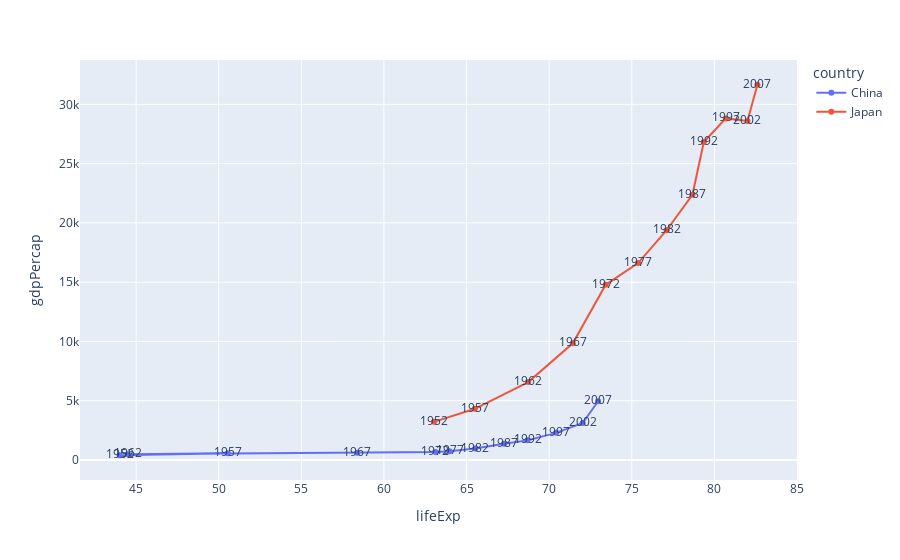

Notebook code for this chart:
### Code cell
fig = px.line(df, x="lifeExp", y="gdpPercap", color="country", text="year")
fig.show()

### Figure 1 — Plotly figure (JSON) as saved in the notebook; plotly's stock layout.template omitted (floating-point values rounded to 4 significant figures)
{"data": [{"hovertemplate": "country=China<br>lifeExp=%{x}<br>gdpPercap=%{y}<br>year=%{text}<extra></extra>", "legendgroup": "China", "line": {"color": "#636efa", "dash": "solid"}, "marker": {"symbol": "circle"}, "mode": "lines+markers+text", "name": "China", "orientation": "v", "showlegend": true, "text": [1952, 1957, 1962, 1967, 1972, 1977, 1982, 1987, 1992, 1997, 2002, 2007], "type": "scatter", "x": [44, 50.55, 44.5, 58.38, 63.12, 63.97, 65.53, 67.27, 68.69, 70.43, 72.03, 72.96], "xaxis": "x", "y": [400.4, 576.0, 487.7, 612.7, 676.9, 741.2, 962.4, 1379.0, 1656.0, 2289.0, 3119.0, 4959.0], "yaxis": "y"}, {"hovertemplate": "country=Japan<br>lifeExp=%{x}<br>gdpPercap=%{y}<br>year=%{text}<extra></extra>", "legendgroup": "Japan", "line": {"color": "#EF553B", "dash": "solid"}, "marker": {"symbol": "circle"}, "mode": "lines+markers+text", "name": "Japan", "orientation": "v", "showlegend": true, "text": [1952, 1957, 1962, 1967, 1972, 1977, 1982, 1987, 1992, 1997, 2002, 2007], "type": "scatter", "x": [63.03, 65.5, 68.73, 71.43, 73.42, 75.38, 77.11, 78.67, 79.36, 80.69, 82, 82.6], "xaxis": "x", "y": [3217.0, 4318.0, 6577.0, 9848.0, 14780.0, 16610.0, 19380.0, 22380.0, 26820.0, 28820.0, 28600.0, 31660.0], "yaxis": "y"}], "layout": {"legend": {"title": {"text": "country"}, "tracegroupgap": 0}, "margin": {"t": 60}, "xaxis": {"anchor": "y", "domain": [0, 1], "title": {"text": "lifeExp"}}, "yaxis": {"anchor": "x", "domain": [0, 1], "title": {"text": "gdpPercap"}}}}
